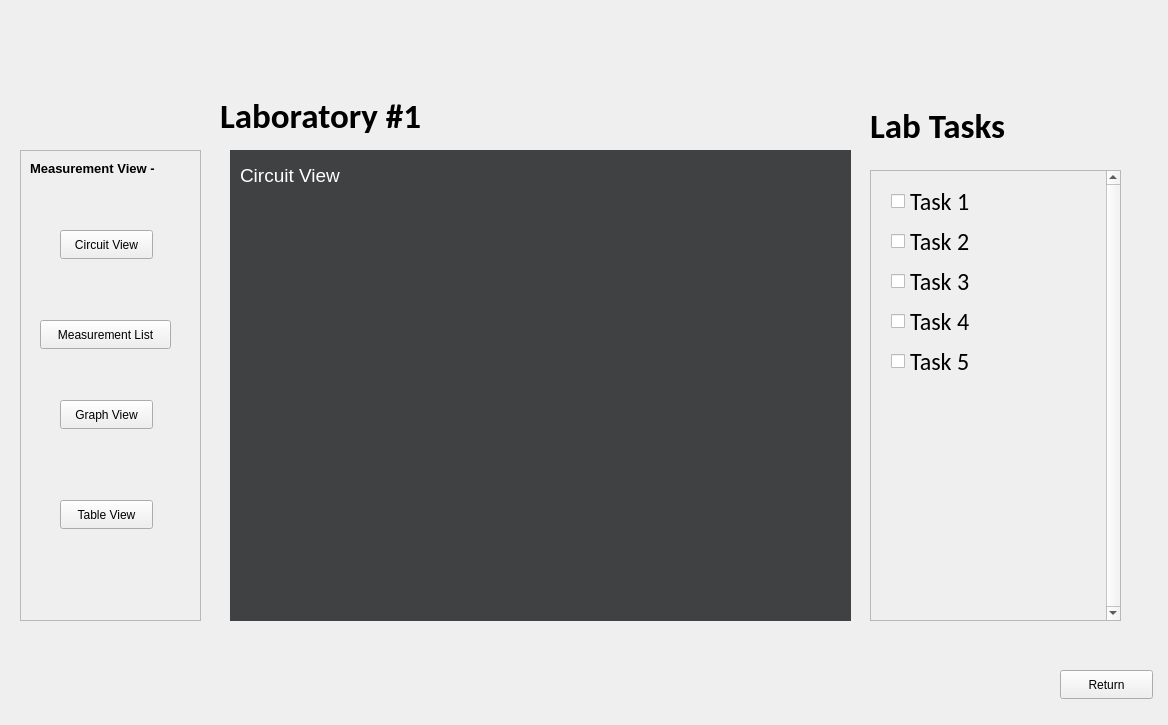
<?xml version="1.0" encoding="UTF-8"?>
<ui version="4.0">
 <class>MainWindow</class>
 <widget class="QMainWindow" name="MainWindow">
  <property name="geometry">
   <rect>
    <x>0</x>
    <y>0</y>
    <width>1168</width>
    <height>725</height>
   </rect>
  </property>
  <property name="windowTitle">
   <string>MainWindow</string>
  </property>
  <widget class="QWidget" name="centralwidget">
   <widget class="QStackedWidget" name="stackedWidget">
    <property name="geometry">
     <rect>
      <x>0</x>
      <y>0</y>
      <width>1171</width>
      <height>731</height>
     </rect>
    </property>
    <property name="currentIndex">
     <number>2</number>
    </property>
    <widget class="QWidget" name="WelcomePg">
     <widget class="QLabel" name="Welcome">
      <property name="geometry">
       <rect>
        <x>500</x>
        <y>80</y>
        <width>241</width>
        <height>91</height>
       </rect>
      </property>
      <property name="font">
       <font>
        <family>Calibri</family>
        <pointsize>36</pointsize>
        <bold>true</bold>
       </font>
      </property>
      <property name="text">
       <string>Welcome</string>
      </property>
     </widget>
     <widget class="QPushButton" name="CustomMeas">
      <property name="geometry">
       <rect>
        <x>510</x>
        <y>200</y>
        <width>181</width>
        <height>61</height>
       </rect>
      </property>
      <property name="text">
       <string>Custom Measurements</string>
      </property>
     </widget>
     <widget class="QPushButton" name="LabFiles">
      <property name="geometry">
       <rect>
        <x>510</x>
        <y>290</y>
        <width>181</width>
        <height>61</height>
       </rect>
      </property>
      <property name="text">
       <string>Laboratory Files</string>
      </property>
     </widget>
     <widget class="QPushButton" name="ParamMeas">
      <property name="geometry">
       <rect>
        <x>510</x>
        <y>380</y>
        <width>181</width>
        <height>61</height>
       </rect>
      </property>
      <property name="text">
       <string>Parameter Measurements</string>
      </property>
     </widget>
     <widget class="QPushButton" name="SavedVals">
      <property name="geometry">
       <rect>
        <x>510</x>
        <y>470</y>
        <width>181</width>
        <height>61</height>
       </rect>
      </property>
      <property name="text">
       <string>Saved Values</string>
      </property>
     </widget>
    </widget>
    <widget class="QWidget" name="page_3">
     <widget class="QPushButton" name="pushButton_2">
      <property name="geometry">
       <rect>
        <x>1050</x>
        <y>680</y>
        <width>93</width>
        <height>29</height>
       </rect>
      </property>
      <property name="text">
       <string>Return</string>
      </property>
     </widget>
     <widget class="QFrame" name="VoltageMod">
      <property name="geometry">
       <rect>
        <x>50</x>
        <y>110</y>
        <width>241</width>
        <height>481</height>
       </rect>
      </property>
      <property name="frameShape">
       <enum>QFrame::Shape::StyledPanel</enum>
      </property>
      <property name="frameShadow">
       <enum>QFrame::Shadow::Raised</enum>
      </property>
      <widget class="QLabel" name="label">
       <property name="geometry">
        <rect>
         <x>70</x>
         <y>10</y>
         <width>91</width>
         <height>31</height>
        </rect>
       </property>
       <property name="font">
        <font>
         <pointsize>14</pointsize>
         <bold>true</bold>
        </font>
       </property>
       <property name="text">
        <string>Voltage</string>
       </property>
      </widget>
      <widget class="QLCDNumber" name="V1">
       <property name="geometry">
        <rect>
         <x>150</x>
         <y>100</y>
         <width>64</width>
         <height>23</height>
        </rect>
       </property>
      </widget>
      <widget class="QLCDNumber" name="V2">
       <property name="geometry">
        <rect>
         <x>150</x>
         <y>200</y>
         <width>64</width>
         <height>23</height>
        </rect>
       </property>
      </widget>
      <widget class="QLCDNumber" name="V3">
       <property name="geometry">
        <rect>
         <x>150</x>
         <y>290</y>
         <width>64</width>
         <height>23</height>
        </rect>
       </property>
      </widget>
      <widget class="QLCDNumber" name="V4">
       <property name="geometry">
        <rect>
         <x>150</x>
         <y>390</y>
         <width>64</width>
         <height>23</height>
        </rect>
       </property>
      </widget>
      <widget class="QLabel" name="label_5">
       <property name="geometry">
        <rect>
         <x>30</x>
         <y>100</y>
         <width>91</width>
         <height>31</height>
        </rect>
       </property>
       <property name="font">
        <font>
         <pointsize>12</pointsize>
         <bold>false</bold>
        </font>
       </property>
       <property name="text">
        <string>V1 Meas - </string>
       </property>
      </widget>
      <widget class="QLabel" name="label_6">
       <property name="geometry">
        <rect>
         <x>30</x>
         <y>190</y>
         <width>91</width>
         <height>31</height>
        </rect>
       </property>
       <property name="font">
        <font>
         <pointsize>12</pointsize>
         <bold>false</bold>
        </font>
       </property>
       <property name="text">
        <string>V2 Meas - </string>
       </property>
      </widget>
      <widget class="QLabel" name="label_7">
       <property name="geometry">
        <rect>
         <x>30</x>
         <y>290</y>
         <width>91</width>
         <height>31</height>
        </rect>
       </property>
       <property name="font">
        <font>
         <pointsize>12</pointsize>
         <bold>false</bold>
        </font>
       </property>
       <property name="text">
        <string>V3 Meas - </string>
       </property>
      </widget>
      <widget class="QLabel" name="label_8">
       <property name="geometry">
        <rect>
         <x>30</x>
         <y>390</y>
         <width>91</width>
         <height>31</height>
        </rect>
       </property>
       <property name="font">
        <font>
         <pointsize>12</pointsize>
         <bold>false</bold>
        </font>
       </property>
       <property name="text">
        <string>V4 Meas - </string>
       </property>
      </widget>
     </widget>
     <widget class="QFrame" name="CurrentMod">
      <property name="geometry">
       <rect>
        <x>330</x>
        <y>110</y>
        <width>241</width>
        <height>481</height>
       </rect>
      </property>
      <property name="frameShape">
       <enum>QFrame::Shape::StyledPanel</enum>
      </property>
      <property name="frameShadow">
       <enum>QFrame::Shadow::Raised</enum>
      </property>
      <widget class="QLabel" name="label_2">
       <property name="geometry">
        <rect>
         <x>80</x>
         <y>10</y>
         <width>91</width>
         <height>31</height>
        </rect>
       </property>
       <property name="font">
        <font>
         <pointsize>14</pointsize>
         <bold>true</bold>
        </font>
       </property>
       <property name="text">
        <string>Current</string>
       </property>
      </widget>
      <widget class="QLCDNumber" name="I1">
       <property name="geometry">
        <rect>
         <x>150</x>
         <y>90</y>
         <width>64</width>
         <height>23</height>
        </rect>
       </property>
      </widget>
      <widget class="QLCDNumber" name="I2">
       <property name="geometry">
        <rect>
         <x>150</x>
         <y>200</y>
         <width>64</width>
         <height>23</height>
        </rect>
       </property>
      </widget>
      <widget class="QLCDNumber" name="I3">
       <property name="geometry">
        <rect>
         <x>150</x>
         <y>290</y>
         <width>64</width>
         <height>23</height>
        </rect>
       </property>
      </widget>
      <widget class="QLCDNumber" name="I4">
       <property name="geometry">
        <rect>
         <x>150</x>
         <y>380</y>
         <width>64</width>
         <height>23</height>
        </rect>
       </property>
      </widget>
      <widget class="QLabel" name="label_9">
       <property name="geometry">
        <rect>
         <x>30</x>
         <y>90</y>
         <width>91</width>
         <height>31</height>
        </rect>
       </property>
       <property name="font">
        <font>
         <pointsize>12</pointsize>
         <bold>false</bold>
        </font>
       </property>
       <property name="text">
        <string>I1 Meas - </string>
       </property>
      </widget>
      <widget class="QLabel" name="label_10">
       <property name="geometry">
        <rect>
         <x>30</x>
         <y>200</y>
         <width>91</width>
         <height>31</height>
        </rect>
       </property>
       <property name="font">
        <font>
         <pointsize>12</pointsize>
         <bold>false</bold>
        </font>
       </property>
       <property name="text">
        <string>I2 Meas - </string>
       </property>
      </widget>
      <widget class="QLabel" name="label_11">
       <property name="geometry">
        <rect>
         <x>30</x>
         <y>290</y>
         <width>91</width>
         <height>31</height>
        </rect>
       </property>
       <property name="font">
        <font>
         <pointsize>12</pointsize>
         <bold>false</bold>
        </font>
       </property>
       <property name="text">
        <string>I3 Meas - </string>
       </property>
      </widget>
      <widget class="QLabel" name="label_12">
       <property name="geometry">
        <rect>
         <x>30</x>
         <y>380</y>
         <width>91</width>
         <height>31</height>
        </rect>
       </property>
       <property name="font">
        <font>
         <pointsize>12</pointsize>
         <bold>false</bold>
        </font>
       </property>
       <property name="text">
        <string>I4 Meas - </string>
       </property>
      </widget>
     </widget>
     <widget class="QFrame" name="SpeedMod">
      <property name="geometry">
       <rect>
        <x>610</x>
        <y>110</y>
        <width>241</width>
        <height>481</height>
       </rect>
      </property>
      <property name="frameShape">
       <enum>QFrame::Shape::StyledPanel</enum>
      </property>
      <property name="frameShadow">
       <enum>QFrame::Shadow::Raised</enum>
      </property>
      <widget class="QLabel" name="label_3">
       <property name="geometry">
        <rect>
         <x>80</x>
         <y>10</y>
         <width>91</width>
         <height>31</height>
        </rect>
       </property>
       <property name="font">
        <font>
         <pointsize>14</pointsize>
         <bold>true</bold>
        </font>
       </property>
       <property name="text">
        <string>Speed</string>
       </property>
      </widget>
      <widget class="QLCDNumber" name="lcdNumber">
       <property name="geometry">
        <rect>
         <x>90</x>
         <y>220</y>
         <width>64</width>
         <height>23</height>
        </rect>
       </property>
      </widget>
     </widget>
     <widget class="QFrame" name="BasicIOMod">
      <property name="geometry">
       <rect>
        <x>890</x>
        <y>110</y>
        <width>241</width>
        <height>481</height>
       </rect>
      </property>
      <property name="frameShape">
       <enum>QFrame::Shape::StyledPanel</enum>
      </property>
      <property name="frameShadow">
       <enum>QFrame::Shadow::Raised</enum>
      </property>
      <widget class="QLabel" name="label_4">
       <property name="geometry">
        <rect>
         <x>70</x>
         <y>10</y>
         <width>101</width>
         <height>31</height>
        </rect>
       </property>
       <property name="font">
        <font>
         <pointsize>14</pointsize>
         <bold>true</bold>
        </font>
       </property>
       <property name="text">
        <string>Basic I/O</string>
       </property>
      </widget>
     </widget>
    </widget>
    <widget class="QWidget" name="page2">
     <widget class="QPushButton" name="ReturnHome">
      <property name="geometry">
       <rect>
        <x>1060</x>
        <y>670</y>
        <width>93</width>
        <height>29</height>
       </rect>
      </property>
      <property name="text">
       <string>Return</string>
      </property>
     </widget>
     <widget class="QScrollArea" name="scrollArea">
      <property name="geometry">
       <rect>
        <x>870</x>
        <y>170</y>
        <width>251</width>
        <height>451</height>
       </rect>
      </property>
      <property name="verticalScrollBarPolicy">
       <enum>Qt::ScrollBarPolicy::ScrollBarAlwaysOn</enum>
      </property>
      <property name="widgetResizable">
       <bool>false</bool>
      </property>
      <widget class="QWidget" name="scrollAreaWidgetContents">
       <property name="geometry">
        <rect>
         <x>0</x>
         <y>0</y>
         <width>232</width>
         <height>329</height>
        </rect>
       </property>
       <widget class="QCheckBox" name="Task1">
        <property name="geometry">
         <rect>
          <x>20</x>
          <y>10</y>
          <width>151</width>
          <height>41</height>
         </rect>
        </property>
        <property name="minimumSize">
         <size>
          <width>151</width>
          <height>0</height>
         </size>
        </property>
        <property name="maximumSize">
         <size>
          <width>16777183</width>
          <height>16777215</height>
         </size>
        </property>
        <property name="font">
         <font>
          <family>Calibri</family>
          <pointsize>18</pointsize>
         </font>
        </property>
        <property name="cursor">
         <cursorShape>ArrowCursor</cursorShape>
        </property>
        <property name="focusPolicy">
         <enum>Qt::FocusPolicy::StrongFocus</enum>
        </property>
        <property name="text">
         <string>Task 1</string>
        </property>
        <property name="iconSize">
         <size>
          <width>20</width>
          <height>20</height>
         </size>
        </property>
       </widget>
       <widget class="QCheckBox" name="Task2">
        <property name="geometry">
         <rect>
          <x>20</x>
          <y>50</y>
          <width>151</width>
          <height>41</height>
         </rect>
        </property>
        <property name="font">
         <font>
          <family>Calibri</family>
          <pointsize>18</pointsize>
         </font>
        </property>
        <property name="text">
         <string>Task 2</string>
        </property>
       </widget>
       <widget class="QCheckBox" name="Task3">
        <property name="geometry">
         <rect>
          <x>20</x>
          <y>90</y>
          <width>151</width>
          <height>41</height>
         </rect>
        </property>
        <property name="font">
         <font>
          <family>Calibri</family>
          <pointsize>18</pointsize>
         </font>
        </property>
        <property name="text">
         <string>Task 3</string>
        </property>
        <property name="iconSize">
         <size>
          <width>50</width>
          <height>50</height>
         </size>
        </property>
       </widget>
       <widget class="QCheckBox" name="Task4">
        <property name="geometry">
         <rect>
          <x>20</x>
          <y>130</y>
          <width>151</width>
          <height>41</height>
         </rect>
        </property>
        <property name="font">
         <font>
          <family>Calibri</family>
          <pointsize>18</pointsize>
         </font>
        </property>
        <property name="text">
         <string>Task 4</string>
        </property>
       </widget>
       <widget class="QCheckBox" name="Task5">
        <property name="geometry">
         <rect>
          <x>20</x>
          <y>170</y>
          <width>151</width>
          <height>41</height>
         </rect>
        </property>
        <property name="font">
         <font>
          <family>Calibri</family>
          <pointsize>18</pointsize>
         </font>
        </property>
        <property name="text">
         <string>Task 5</string>
        </property>
       </widget>
      </widget>
     </widget>
     <widget class="QLabel" name="TaskList">
      <property name="geometry">
       <rect>
        <x>870</x>
        <y>80</y>
        <width>231</width>
        <height>91</height>
       </rect>
      </property>
      <property name="font">
       <font>
        <family>Calibri</family>
        <pointsize>26</pointsize>
        <bold>true</bold>
       </font>
      </property>
      <property name="text">
       <string>Lab Tasks</string>
      </property>
     </widget>
     <widget class="QLabel" name="LabName">
      <property name="geometry">
       <rect>
        <x>220</x>
        <y>70</y>
        <width>301</width>
        <height>91</height>
       </rect>
      </property>
      <property name="font">
       <font>
        <family>Calibri</family>
        <pointsize>26</pointsize>
        <bold>true</bold>
       </font>
      </property>
      <property name="text">
       <string>Laboratory #1</string>
      </property>
     </widget>
     <widget class="QStackedWidget" name="LabMeasView">
      <property name="geometry">
       <rect>
        <x>230</x>
        <y>150</y>
        <width>621</width>
        <height>471</height>
       </rect>
      </property>
      <property name="styleSheet">
       <string notr="true">background-color: rgb(64, 65, 66);</string>
      </property>
      <widget class="QWidget" name="page">
       <widget class="QLabel" name="label_13">
        <property name="geometry">
         <rect>
          <x>70</x>
          <y>50</y>
          <width>481</width>
          <height>331</height>
         </rect>
        </property>
        <property name="text">
         <string/>
        </property>
        <property name="pixmap">
         <pixmap>LabCircuit.png</pixmap>
        </property>
       </widget>
       <widget class="QLabel" name="label_14">
        <property name="geometry">
         <rect>
          <x>10</x>
          <y>10</y>
          <width>131</width>
          <height>31</height>
         </rect>
        </property>
        <property name="font">
         <font>
          <pointsize>14</pointsize>
         </font>
        </property>
        <property name="styleSheet">
         <string notr="true">color: rgb(255, 255, 255);</string>
        </property>
        <property name="text">
         <string>Circuit View</string>
        </property>
       </widget>
      </widget>
      <widget class="QWidget" name="page_2">
       <widget class="QLabel" name="label_15">
        <property name="geometry">
         <rect>
          <x>10</x>
          <y>10</y>
          <width>191</width>
          <height>41</height>
         </rect>
        </property>
        <property name="font">
         <font>
          <pointsize>14</pointsize>
         </font>
        </property>
        <property name="styleSheet">
         <string notr="true">color: rgb(255, 255, 255);</string>
        </property>
        <property name="text">
         <string>Measurement List</string>
        </property>
       </widget>
      </widget>
      <widget class="QWidget" name="page_4">
       <widget class="QLabel" name="label_16">
        <property name="geometry">
         <rect>
          <x>10</x>
          <y>10</y>
          <width>131</width>
          <height>31</height>
         </rect>
        </property>
        <property name="font">
         <font>
          <pointsize>14</pointsize>
         </font>
        </property>
        <property name="styleSheet">
         <string notr="true">color: rgb(255, 255, 255);</string>
        </property>
        <property name="text">
         <string>Graph View</string>
        </property>
       </widget>
      </widget>
      <widget class="QWidget" name="page_5">
       <widget class="QLabel" name="label_17">
        <property name="geometry">
         <rect>
          <x>10</x>
          <y>10</y>
          <width>131</width>
          <height>31</height>
         </rect>
        </property>
        <property name="font">
         <font>
          <pointsize>14</pointsize>
         </font>
        </property>
        <property name="styleSheet">
         <string notr="true">color: rgb(255, 255, 255);</string>
        </property>
        <property name="text">
         <string>Table View</string>
        </property>
       </widget>
      </widget>
     </widget>
     <widget class="QFrame" name="frame">
      <property name="geometry">
       <rect>
        <x>20</x>
        <y>150</y>
        <width>181</width>
        <height>471</height>
       </rect>
      </property>
      <property name="frameShape">
       <enum>QFrame::Shape::StyledPanel</enum>
      </property>
      <property name="frameShadow">
       <enum>QFrame::Shadow::Raised</enum>
      </property>
      <widget class="QLabel" name="MeasView">
       <property name="geometry">
        <rect>
         <x>10</x>
         <y>10</y>
         <width>161</width>
         <height>16</height>
        </rect>
       </property>
       <property name="font">
        <font>
         <pointsize>10</pointsize>
         <bold>true</bold>
        </font>
       </property>
       <property name="text">
        <string>Measurement View - </string>
       </property>
      </widget>
      <widget class="QPushButton" name="CircuitView">
       <property name="geometry">
        <rect>
         <x>40</x>
         <y>80</y>
         <width>93</width>
         <height>29</height>
        </rect>
       </property>
       <property name="text">
        <string>Circuit View</string>
       </property>
      </widget>
      <widget class="QPushButton" name="MeasListView">
       <property name="geometry">
        <rect>
         <x>20</x>
         <y>170</y>
         <width>131</width>
         <height>29</height>
        </rect>
       </property>
       <property name="text">
        <string>Measurement List</string>
       </property>
      </widget>
      <widget class="QPushButton" name="GraphView">
       <property name="geometry">
        <rect>
         <x>40</x>
         <y>250</y>
         <width>93</width>
         <height>29</height>
        </rect>
       </property>
       <property name="text">
        <string>Graph View</string>
       </property>
      </widget>
      <widget class="QPushButton" name="TableView">
       <property name="geometry">
        <rect>
         <x>40</x>
         <y>350</y>
         <width>93</width>
         <height>29</height>
        </rect>
       </property>
       <property name="text">
        <string>Table View</string>
       </property>
      </widget>
     </widget>
    </widget>
   </widget>
  </widget>
 </widget>
 <resources/>
 <connections/>
</ui>
